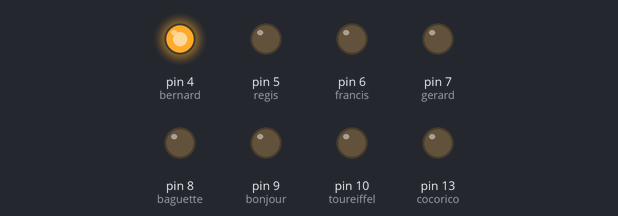
Recording of a sketch running on a simulated Arduino Uno, built with avr-gcc and run on an emulated ATmega328P. Shown: output pins drawn as LEDs (lit = HIGH). Pins used as bus, display or sensor lines are not drawn.

Above: at 0.1 s.
At 0.7 s:
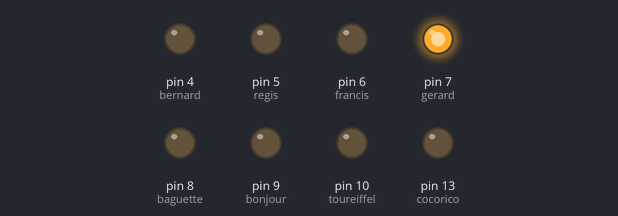
At 1.6 s:
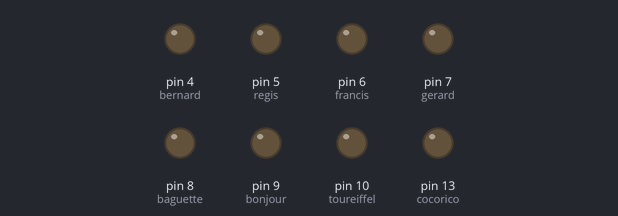
At 3.3 s:
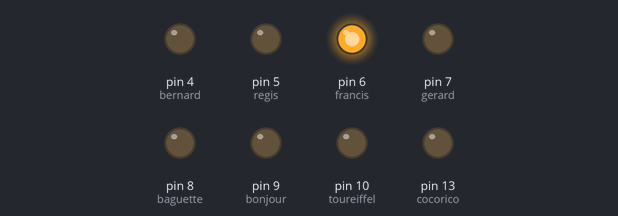
At 4.9 s:
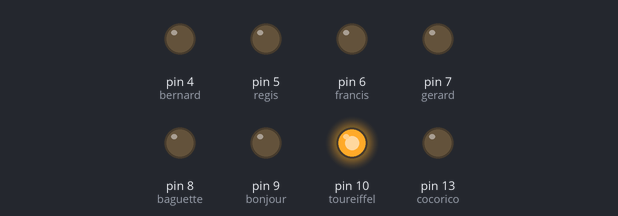
At 8.1 s:
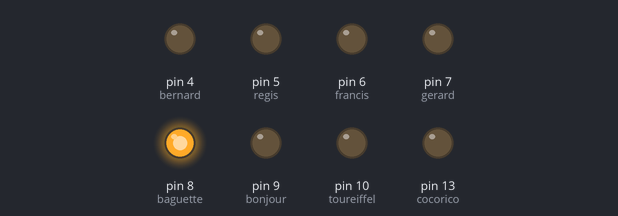
Timing chart, 0 to 8.4 s (numbered marks = the images above):
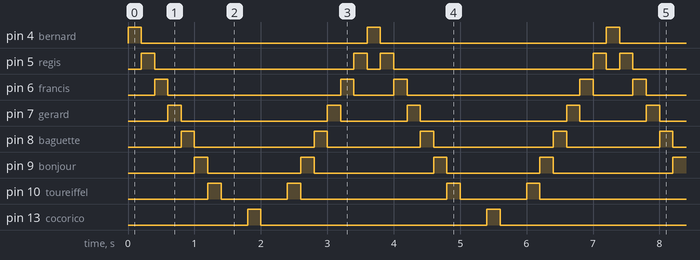

The sketch:

1er_code.ino
```cpp
// ordre de clignotement de 10 LEDS.

int bernard = 4;
int regis = 5;
int francis = 6;
int gerard = 7;
int baguette = 8;
int bonjour = 9;
int toureiffel = 10;
int chocolatine = 11;
int painauchocolat = 12;
int cocorico = 13;

void setup()
{
  pinMode(bernard, OUTPUT);
  pinMode(regis, OUTPUT);
  pinMode(francis, OUTPUT);
  pinMode(gerard, OUTPUT);
  pinMode(baguette, OUTPUT);
  pinMode(bonjour, OUTPUT);
  pinMode(toureiffel, OUTPUT);
  pinMode(chocolatine, OUTPUT);
  pinMode(painauchocolat, OUTPUT);
  pinMode(cocorico, OUTPUT);
}

void loop()
{
  digitalWrite(bernard, HIGH);
  digitalWrite(regis, LOW);
  digitalWrite(francis, LOW);
  digitalWrite(gerard, LOW);
  digitalWrite(baguette, LOW);
  digitalWrite(bonjour, LOW);
  digitalWrite(toureiffel, LOW);
  digitalWrite(chocolatine, LOW);
  digitalWrite(painauchocolat, LOW);
  digitalWrite(cocorico, LOW);
  delay(200);
  digitalWrite(bernard, LOW);
  digitalWrite(regis, HIGH);
  digitalWrite(francis, LOW);
  digitalWrite(gerard, LOW);
  digitalWrite(baguette, LOW);
  digitalWrite(bonjour, LOW);
  digitalWrite(toureiffel, LOW);
  digitalWrite(chocolatine, LOW);
  digitalWrite(painauchocolat, LOW);
  digitalWrite(cocorico, LOW);
  delay(200);
  digitalWrite(bernard, LOW);
  digitalWrite(regis, LOW);
  digitalWrite(francis, HIGH);
  digitalWrite(gerard, LOW);
  digitalWrite(baguette, LOW);
  digitalWrite(bonjour, LOW);
  digitalWrite(toureiffel, LOW);
  digitalWrite(chocolatine, LOW);
  digitalWrite(painauchocolat, LOW);
  digitalWrite(cocorico, LOW);
  delay(200);
  digitalWrite(bernard, LOW);
  digitalWrite(regis, LOW);
  digitalWrite(francis, LOW);
  digitalWrite(gerard, HIGH);
  digitalWrite(baguette, LOW);
  digitalWrite(bonjour, LOW);
  digitalWrite(toureiffel, LOW);
  digitalWrite(chocolatine, LOW);
  digitalWrite(painauchocolat, LOW);
  digitalWrite(cocorico, LOW);
  delay(200);
  digitalWrite(bernard, LOW);
  digitalWrite(regis, LOW);
  digitalWrite(francis, LOW);
  digitalWrite(gerard, LOW);
  digitalWrite(baguette, HIGH);
  digitalWrite(bonjour, LOW);
  digitalWrite(toureiffel, LOW);
  digitalWrite(chocolatine, LOW);
  digitalWrite(painauchocolat, LOW);
  digitalWrite(cocorico, LOW);
  delay(200);
  digitalWrite(bernard, LOW);
  digitalWrite(regis, LOW);
  digitalWrite(francis, LOW);
  digitalWrite(gerard, LOW);
  digitalWrite(baguette, LOW);
  digitalWrite(bonjour, HIGH);
  digitalWrite(toureiffel, LOW);
  digitalWrite(chocolatine, LOW);
  digitalWrite(painauchocolat, LOW);
  digitalWrite(cocorico, LOW);
  delay(200);
  digitalWrite(bernard, LOW);
  digitalWrite(regis, LOW);
  digitalWrite(francis, LOW);
  digitalWrite(gerard, LOW);
  digitalWrite(baguette, LOW);
  digitalWrite(bonjour, LOW);
  digitalWrite(toureiffel, HIGH);
  digitalWrite(chocolatine, LOW);
  digitalWrite(painauchocolat, LOW);
  digitalWrite(cocorico, LOW);
  delay(200);
  digitalWrite(bernard, LOW);
  digitalWrite(regis, LOW);
  digitalWrite(francis, LOW);
  digitalWrite(gerard, LOW);
  digitalWrite(baguette, LOW);
  digitalWrite(bonjour, LOW);
  digitalWrite(toureiffel, LOW);
  digitalWrite(chocolatine, HIGH);
  digitalWrite(painauchocolat, LOW);
  digitalWrite(cocorico, LOW);
  delay(200);
  digitalWrite(bernard, LOW);
  digitalWrite(regis, LOW);
  digitalWrite(francis, LOW);
  digitalWrite(gerard, LOW);
  digitalWrite(baguette, LOW);
  digitalWrite(bonjour, LOW);
  digitalWrite(toureiffel, LOW);
  digitalWrite(chocolatine, LOW);
  digitalWrite(painauchocolat, HIGH);
  digitalWrite(cocorico, LOW);
  delay(200);
  digitalWrite(bernard, LOW);
  digitalWrite(regis, LOW);
  digitalWrite(francis, LOW);
  digitalWrite(gerard, LOW);
  digitalWrite(baguette, LOW);
  digitalWrite(bonjour, LOW);
  digitalWrite(toureiffel, LOW);
  digitalWrite(chocolatine, LOW);
  digitalWrite(painauchocolat, LOW);
  digitalWrite(cocorico, HIGH);
  delay(200);

  digitalWrite(bernard, LOW);
  digitalWrite(regis, LOW);
  digitalWrite(francis, LOW);
  digitalWrite(gerard, LOW);
  digitalWrite(baguette, LOW);
  digitalWrite(bonjour, LOW);
  digitalWrite(toureiffel, LOW);
  digitalWrite(chocolatine, LOW);
  digitalWrite(painauchocolat, HIGH);
  digitalWrite(cocorico, LOW);
  delay(200);
  digitalWrite(bernard, LOW);
  digitalWrite(regis, LOW);
  digitalWrite(francis, LOW);
  digitalWrite(gerard, LOW);
  digitalWrite(baguette, LOW);
  digitalWrite(bonjour, LOW);
  digitalWrite(toureiffel, LOW);
  digitalWrite(chocolatine, HIGH);
  digitalWrite(painauchocolat, LOW);
  digitalWrite(cocorico, LOW);
  delay(200);
  digitalWrite(bernard, LOW);
  digitalWrite(regis, LOW);
  digitalWrite(francis, LOW);
  digitalWrite(gerard, LOW);
  digitalWrite(baguette, LOW);
  digitalWrite(bonjour, LOW);
  digitalWrite(toureiffel, HIGH);
  digitalWrite(chocolatine, LOW);
  digitalWrite(painauchocolat, LOW);
  digitalWrite(cocorico, LOW);
  delay(200);
  digitalWrite(bernard, LOW);
  digitalWrite(regis, LOW);
  digitalWrite(francis, LOW);
  digitalWrite(gerard, LOW);
  digitalWrite(baguette, LOW);
  digitalWrite(bonjour, HIGH);
  digitalWrite(toureiffel, LOW);
  digitalWrite(chocolatine, LOW);
  digitalWrite(painauchocolat, LOW);
  digitalWrite(cocorico, LOW);
  delay(200);
  digitalWrite(bernard, LOW);
  digitalWrite(regis, LOW);
  digitalWrite(francis, LOW);
  digitalWrite(gerard, LOW);
  digitalWrite(baguette, HIGH);
  digitalWrite(bonjour, LOW);
  digitalWrite(toureiffel, LOW);
  digitalWrite(chocolatine, LOW);
  digitalWrite(painauchocolat, LOW);
  digitalWrite(cocorico, LOW);
  delay(200);
  digitalWrite(bernard, LOW);
  digitalWrite(regis, LOW);
  digitalWrite(francis, LOW);
  digitalWrite(gerard, HIGH);
  digitalWrite(baguette, LOW);
  digitalWrite(bonjour, LOW);
  digitalWrite(toureiffel, LOW);
  digitalWrite(chocolatine, LOW);
  digitalWrite(painauchocolat, LOW);
  digitalWrite(cocorico, LOW);
  delay(200);
  digitalWrite(bernard, LOW);
  digitalWrite(regis, LOW);
  digitalWrite(francis, HIGH);
  digitalWrite(gerard, LOW);
  digitalWrite(baguette, LOW);
  digitalWrite(bonjour, LOW);
  digitalWrite(toureiffel, LOW);
  digitalWrite(chocolatine, LOW);
  digitalWrite(painauchocolat, LOW);
  digitalWrite(cocorico, LOW);
  delay(200);
  digitalWrite(bernard, LOW);
  digitalWrite(regis, HIGH);
  digitalWrite(francis, LOW);
  digitalWrite(gerard, LOW);
  digitalWrite(baguette, LOW);
  digitalWrite(bonjour, LOW);
  digitalWrite(toureiffel, LOW);
  digitalWrite(chocolatine, LOW);
  digitalWrite(painauchocolat, LOW);
  digitalWrite(cocorico, LOW);
  delay(200);
  digitalWrite(bernard, HIGH);
  digitalWrite(regis, LOW);
  digitalWrite(francis, LOW);
  digitalWrite(gerard, LOW);
  digitalWrite(baguette, LOW);
  digitalWrite(bonjour, LOW);
  digitalWrite(toureiffel, LOW);
  digitalWrite(chocolatine, LOW);
  digitalWrite(painauchocolat, LOW);
  digitalWrite(cocorico, LOW);
}
```

Measured:
- by itself, pin 4 (bernard), pin 13 (cocorico): alternates HIGH for 0.20 s and LOW for 3.4 s
- by itself, pin 5 (regis): repeats every 3.6 s: LOW 3.0 s, HIGH 0.20 s, LOW 0.20 s, HIGH 0.20 s
- by itself, pin 6 (francis): repeats every 3.6 s: LOW 2.6 s, HIGH 0.20 s, LOW 0.60 s, HIGH 0.20 s
- by itself, pin 7 (gerard): repeats every 3.6 s: LOW 2.2 s, HIGH 0.20 s, LOW 1.0 s, HIGH 0.20 s
- by itself, pin 8 (baguette): repeats every 3.6 s: LOW 1.8 s, HIGH 0.20 s, LOW 1.4 s, HIGH 0.20 s
- by itself, pin 9 (bonjour): repeats every 3.6 s: LOW 1.4 s, HIGH 0.20 s, LOW 1.8 s, HIGH 0.20 s
- by itself, pin 10 (toureiffel): repeats every 3.6 s: LOW 1.0 s, HIGH 0.20 s, LOW 2.2 s, HIGH 0.20 s
